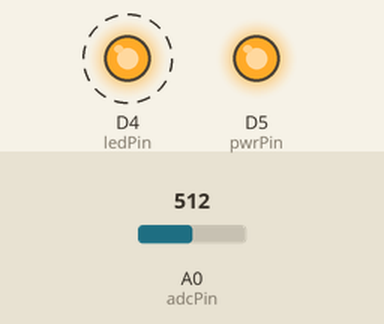
Recording of a sketch running on a simulated ESP8266 (Wemos D1 mini). Shown: output pins drawn as LEDs (lit = HIGH). Dashed ring = blinking. The test bench sets the inputs (shaded band); at power-on: A0 (adcPin) = 512. What the sketch prints to the serial monitor is not drawn.

Above: at 0.5 s.
Timing chart, 0 to 4.6 s (numbered marks = the images above):
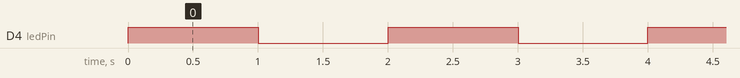

Measured:
- by itself, D4 (ledPin): alternates HIGH for 1.0 s and LOW for 1.0 s

The sketch:

3-1analogRead.ino
```cpp
/*
  Ex3. 3-1analogRead.ino
  D1 mini Analog Input read POT
  Vout = R2/(R1+R2)*Vin = 100/(220+100)*3.2 = 1V
  -----A0 (VCC3.2V)
  |
 220K
  |--- ADC(0~1V)
 100K
  |
 GND
*/
//#include <ESP8266WiFi.h>

unsigned long preMillis=0;
int interval = 1000;

int adcPin = A0;  // potentiometer
int ledPin = D4;  // LED
int pwrPin = D5;  // ad power supply
int POT = 0;  // store the sensor value
bool X = HIGH;

void setup() {
  pinMode(ledPin, OUTPUT);
  pinMode(pwrPin, OUTPUT);
  pinMode(adcPin, INPUT);
  digitalWrite(pwrPin, HIGH);
  Serial.begin(115200);
}

void loop() {
//  if((millis()%1000)==0){
  unsigned long curMillis = millis();
  if ((curMillis - preMillis) >= interval)
  {
    POT = analogRead(adcPin); //0-999
    Serial.println("POT: " + String(POT) + "-");
    X = !X;
    preMillis = curMillis;  //NOTE: 3
  }
  digitalWrite(ledPin, X);
  delay(1);
}
```
